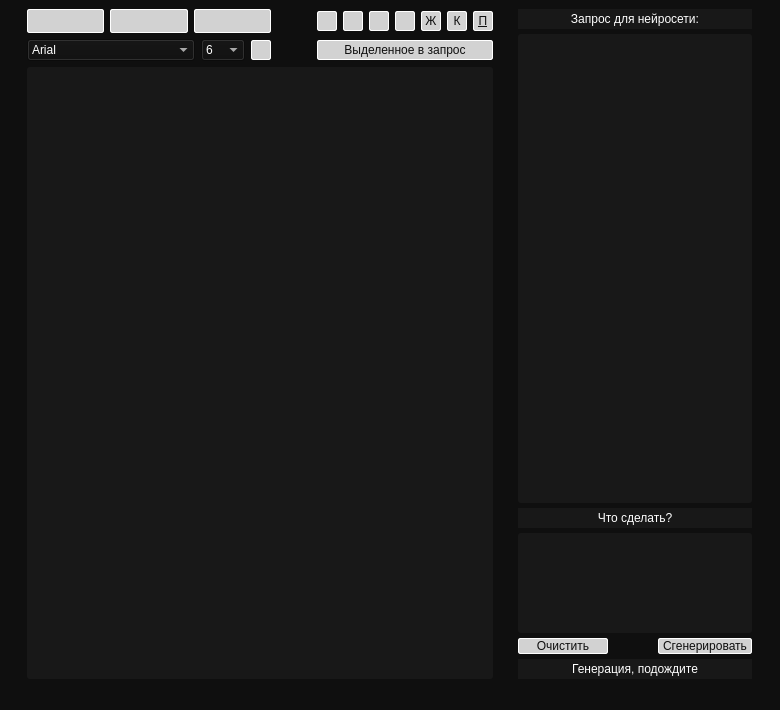
<?xml version="1.0" encoding="UTF-8"?>
<ui version="4.0">
 <class>MainWindow</class>
 <widget class="QMainWindow" name="MainWindow">
  <property name="geometry">
   <rect>
    <x>0</x>
    <y>0</y>
    <width>780</width>
    <height>710</height>
   </rect>
  </property>
  <property name="baseSize">
   <size>
    <width>780</width>
    <height>710</height>
   </size>
  </property>
  <property name="windowTitle">
   <string>AiNotebook</string>
  </property>
  <property name="windowIcon">
   <iconset resource="res_rc.qrc">
    <normaloff>:/icons/icons/icon.ico</normaloff>:/icons/icons/icon.ico</iconset>
  </property>
  <property name="styleSheet">
   <string notr="true">QWidget {
	font: 10pt &quot;Bahnschrift&quot;;
	color: rgb(255, 255, 255);
	background-color: rgb(15, 15, 15);
}

QFrame {
	color: rgb(255, 255, 255);
	background-color: rgba(255, 255, 255, 10);
	border: none;
}

QLineEdit {
	border: 1px solid rgb(255, 192, 133);
	border-radius: 3px;
	color: rgb(60, 66, 92);
	background-color: rgb(161, 204, 210);
}

QLineEdit:hover {
	border: 2px solid rgba(255, 192, 133, 70);
}

QLineEdit:focus {
	border: 2px solid rgb(255, 192, 133);
}

QPushButton {
	font: 12pt &quot;Bahnschrift&quot;;
	border: 1px solid rgb(255, 255, 255);
	border-radius: 2px;
	color: rgb(15, 15, 15);
	background-color: rgb(210, 210, 210);
}

QPushButton:hover {
	font: 12pt &quot;Bahnschrift&quot;;
	border: 2px solid rgb(255, 255, 255);
	border-radius: 3px;
	color: rgb(15, 15, 15);
	background-color: rgb(220, 220, 220);
}

QPushButton:pressed {
	font: 12pt &quot;Bahnschrift&quot;;
	color: rgb(60, 66, 92);
	border: 1px solid rgb(0, 0, 0);
	background-color: rgb(255, 255, 255);
}

QTextEdit {
	background-color:rgba(255, 255, 255, 10);
	color:rgb(255, 255, 255);
	border-style:solid;
	border-color:rgb(255, 255, 255);
	border-radius: 3px;
	padding: 10px;
}

QTextEdit:focus {
	background-color:rgba(255, 255, 255, 20);
	color:rgb(255, 255, 255);
	border:1px;
	border-style:solid;
	border-color:rgb(255, 255, 255);
	border-radius: 3px;
	padding: 10px;
}

QPlainTextEdit {
	font: 10pt &quot;Bahnschrift&quot;;
    background-color:rgba(255, 255, 255, 10);color:rgb(255, 255, 255);border-style:solid;border-color:rgb(255, 255, 255);border-radius: 3px;padding: 5px;
}

QPlainTextEdit:focus {
	font: 10pt &quot;Bahnschrift&quot;;
    background-color:rgba(255, 255, 255, 30);color:rgb(255, 255, 255);border:1px;border-style:solid;border-color:rgb(255, 255, 255);border-radius: 3px;padding: 5px;
}</string>
  </property>
  <widget class="QWidget" name="centralwidget">
   <layout class="QHBoxLayout" name="horizontalLayout_8">
    <item>
     <spacer name="horizontalSpacer_5">
      <property name="orientation">
       <enum>Qt::Orientation::Horizontal</enum>
      </property>
      <property name="sizeType">
       <enum>QSizePolicy::Policy::Expanding</enum>
      </property>
      <property name="sizeHint" stdset="0">
       <size>
        <width>40</width>
        <height>20</height>
       </size>
      </property>
     </spacer>
    </item>
    <item>
     <layout class="QVBoxLayout" name="verticalLayout_2">
      <item>
       <layout class="QHBoxLayout" name="horizontalLayout_6">
        <item>
         <layout class="QHBoxLayout" name="horizontalLayout_5">
          <item>
           <widget class="QPushButton" name="pushButton_new">
            <property name="minimumSize">
             <size>
              <width>0</width>
              <height>24</height>
             </size>
            </property>
            <property name="styleSheet">
             <string notr="true">image: url(:/icons/icons/new.ico);</string>
            </property>
            <property name="text">
             <string/>
            </property>
           </widget>
          </item>
          <item>
           <widget class="QPushButton" name="pushButton_open">
            <property name="minimumSize">
             <size>
              <width>0</width>
              <height>24</height>
             </size>
            </property>
            <property name="styleSheet">
             <string notr="true">image: url(:/icons/icons/open.ico);</string>
            </property>
            <property name="text">
             <string/>
            </property>
           </widget>
          </item>
          <item>
           <widget class="QPushButton" name="pushButton_save">
            <property name="minimumSize">
             <size>
              <width>0</width>
              <height>24</height>
             </size>
            </property>
            <property name="styleSheet">
             <string notr="true">image: url(:/icons/icons/save.ico);</string>
            </property>
            <property name="text">
             <string/>
            </property>
           </widget>
          </item>
         </layout>
        </item>
        <item>
         <spacer name="horizontalSpacer_2">
          <property name="orientation">
           <enum>Qt::Orientation::Horizontal</enum>
          </property>
          <property name="sizeType">
           <enum>QSizePolicy::Policy::Minimum</enum>
          </property>
          <property name="sizeHint" stdset="0">
           <size>
            <width>40</width>
            <height>20</height>
           </size>
          </property>
         </spacer>
        </item>
        <item>
         <layout class="QHBoxLayout" name="horizontalLayout_4">
          <item>
           <widget class="QPushButton" name="pushButton_alignleft">
            <property name="minimumSize">
             <size>
              <width>20</width>
              <height>20</height>
             </size>
            </property>
            <property name="maximumSize">
             <size>
              <width>20</width>
              <height>20</height>
             </size>
            </property>
            <property name="focusPolicy">
             <enum>Qt::FocusPolicy::NoFocus</enum>
            </property>
            <property name="styleSheet">
             <string notr="true">image: url(:/icons/icons/left.ico);</string>
            </property>
            <property name="text">
             <string/>
            </property>
           </widget>
          </item>
          <item>
           <widget class="QPushButton" name="pushButton_aligncenter">
            <property name="minimumSize">
             <size>
              <width>20</width>
              <height>20</height>
             </size>
            </property>
            <property name="maximumSize">
             <size>
              <width>20</width>
              <height>20</height>
             </size>
            </property>
            <property name="focusPolicy">
             <enum>Qt::FocusPolicy::NoFocus</enum>
            </property>
            <property name="styleSheet">
             <string notr="true">image: url(:/icons/icons/center.ico);</string>
            </property>
            <property name="text">
             <string/>
            </property>
           </widget>
          </item>
          <item>
           <widget class="QPushButton" name="pushButton_alignright">
            <property name="minimumSize">
             <size>
              <width>20</width>
              <height>20</height>
             </size>
            </property>
            <property name="maximumSize">
             <size>
              <width>20</width>
              <height>20</height>
             </size>
            </property>
            <property name="focusPolicy">
             <enum>Qt::FocusPolicy::NoFocus</enum>
            </property>
            <property name="styleSheet">
             <string notr="true">image: url(:/icons/icons/right.ico);</string>
            </property>
            <property name="text">
             <string/>
            </property>
           </widget>
          </item>
          <item>
           <widget class="QPushButton" name="pushButton_alignjust">
            <property name="minimumSize">
             <size>
              <width>20</width>
              <height>20</height>
             </size>
            </property>
            <property name="maximumSize">
             <size>
              <width>20</width>
              <height>20</height>
             </size>
            </property>
            <property name="focusPolicy">
             <enum>Qt::FocusPolicy::NoFocus</enum>
            </property>
            <property name="styleSheet">
             <string notr="true">image: url(:/icons/icons/justified.ico);</string>
            </property>
            <property name="text">
             <string/>
            </property>
           </widget>
          </item>
         </layout>
        </item>
        <item>
         <layout class="QHBoxLayout" name="horizontalLayout_3">
          <item>
           <widget class="QPushButton" name="pushButton_bold">
            <property name="minimumSize">
             <size>
              <width>20</width>
              <height>20</height>
             </size>
            </property>
            <property name="maximumSize">
             <size>
              <width>20</width>
              <height>20</height>
             </size>
            </property>
            <property name="focusPolicy">
             <enum>Qt::FocusPolicy::NoFocus</enum>
            </property>
            <property name="styleSheet">
             <string notr="true">font: 700 10pt &quot;Segoe UI&quot;;</string>
            </property>
            <property name="text">
             <string> Ж </string>
            </property>
           </widget>
          </item>
          <item>
           <widget class="QPushButton" name="pushButton_italic">
            <property name="minimumSize">
             <size>
              <width>20</width>
              <height>20</height>
             </size>
            </property>
            <property name="maximumSize">
             <size>
              <width>20</width>
              <height>20</height>
             </size>
            </property>
            <property name="focusPolicy">
             <enum>Qt::FocusPolicy::NoFocus</enum>
            </property>
            <property name="styleSheet">
             <string notr="true">font: italic 10pt &quot;Segoe UI&quot;;</string>
            </property>
            <property name="text">
             <string> К </string>
            </property>
           </widget>
          </item>
          <item>
           <widget class="QPushButton" name="pushButton_underline">
            <property name="minimumSize">
             <size>
              <width>20</width>
              <height>20</height>
             </size>
            </property>
            <property name="maximumSize">
             <size>
              <width>20</width>
              <height>20</height>
             </size>
            </property>
            <property name="focusPolicy">
             <enum>Qt::FocusPolicy::NoFocus</enum>
            </property>
            <property name="styleSheet">
             <string notr="true">font: 10pt &quot;Segoe UI&quot;;
text-decoration: underline;</string>
            </property>
            <property name="text">
             <string>П</string>
            </property>
           </widget>
          </item>
         </layout>
        </item>
       </layout>
      </item>
      <item>
       <layout class="QHBoxLayout" name="horizontalLayout_7">
        <item>
         <layout class="QHBoxLayout" name="horizontalLayout_2">
          <item>
           <widget class="QComboBox" name="comboBox_font">
            <property name="focusPolicy">
             <enum>Qt::FocusPolicy::NoFocus</enum>
            </property>
            <item>
             <property name="text">
              <string>Arial</string>
             </property>
            </item>
            <item>
             <property name="text">
              <string>Arial Unicode MS</string>
             </property>
            </item>
            <item>
             <property name="text">
              <string>Artifakt Element</string>
             </property>
            </item>
            <item>
             <property name="text">
              <string>Bahnschrift</string>
             </property>
            </item>
            <item>
             <property name="text">
              <string>Book Antiqua</string>
             </property>
            </item>
            <item>
             <property name="text">
              <string>Bookman Old Style</string>
             </property>
            </item>
            <item>
             <property name="text">
              <string>Calibri</string>
             </property>
            </item>
            <item>
             <property name="text">
              <string>Cambria</string>
             </property>
            </item>
            <item>
             <property name="text">
              <string>Cambria Math</string>
             </property>
            </item>
            <item>
             <property name="text">
              <string>Candara</string>
             </property>
            </item>
            <item>
             <property name="text">
              <string>Cascadia Code</string>
             </property>
            </item>
            <item>
             <property name="text">
              <string>Century</string>
             </property>
            </item>
            <item>
             <property name="text">
              <string>Century Gothic</string>
             </property>
            </item>
            <item>
             <property name="text">
              <string>Century Schoolbook</string>
             </property>
            </item>
            <item>
             <property name="text">
              <string>Comic Sans MS</string>
             </property>
            </item>
            <item>
             <property name="text">
              <string>Complex</string>
             </property>
            </item>
            <item>
             <property name="text">
              <string>Consolas</string>
             </property>
            </item>
            <item>
             <property name="text">
              <string>Constantia</string>
             </property>
            </item>
            <item>
             <property name="text">
              <string>Corbel</string>
             </property>
            </item>
            <item>
             <property name="text">
              <string>Courier</string>
             </property>
            </item>
            <item>
             <property name="text">
              <string>Courier New</string>
             </property>
            </item>
            <item>
             <property name="text">
              <string>Fixedsys</string>
             </property>
            </item>
            <item>
             <property name="text">
              <string>Franklin Gothic</string>
             </property>
            </item>
            <item>
             <property name="text">
              <string>Franklin Gothic Book</string>
             </property>
            </item>
            <item>
             <property name="text">
              <string>Gabriola</string>
             </property>
            </item>
            <item>
             <property name="text">
              <string>Garamond</string>
             </property>
            </item>
            <item>
             <property name="text">
              <string>GENISO</string>
             </property>
            </item>
            <item>
             <property name="text">
              <string>Georgia</string>
             </property>
            </item>
            <item>
             <property name="text">
              <string>GOST Common</string>
             </property>
            </item>
            <item>
             <property name="text">
              <string>GothicE</string>
             </property>
            </item>
            <item>
             <property name="text">
              <string>GothicG</string>
             </property>
            </item>
            <item>
             <property name="text">
              <string>GothicI</string>
             </property>
            </item>
            <item>
             <property name="text">
              <string>GreekC</string>
             </property>
            </item>
            <item>
             <property name="text">
              <string>GreekS</string>
             </property>
            </item>
            <item>
             <property name="text">
              <string>Haettenschweiler</string>
             </property>
            </item>
            <item>
             <property name="text">
              <string>Impact</string>
             </property>
            </item>
            <item>
             <property name="text">
              <string>ISOCP</string>
             </property>
            </item>
            <item>
             <property name="text">
              <string>ISOCP2</string>
             </property>
            </item>
            <item>
             <property name="text">
              <string>ISOCP3</string>
             </property>
            </item>
            <item>
             <property name="text">
              <string>ISOCPEUR</string>
             </property>
            </item>
            <item>
             <property name="text">
              <string>ISOCT</string>
             </property>
            </item>
            <item>
             <property name="text">
              <string>ISOCT2</string>
             </property>
            </item>
            <item>
             <property name="text">
              <string>ISOCT3</string>
             </property>
            </item>
            <item>
             <property name="text">
              <string>ISOCTEUR</string>
             </property>
            </item>
            <item>
             <property name="text">
              <string>Italic</string>
             </property>
            </item>
            <item>
             <property name="text">
              <string>ItalicC</string>
             </property>
            </item>
            <item>
             <property name="text">
              <string>ItalicT</string>
             </property>
            </item>
            <item>
             <property name="text">
              <string>Lucida Console</string>
             </property>
            </item>
            <item>
             <property name="text">
              <string>Lucida Sans Unicode</string>
             </property>
            </item>
            <item>
             <property name="text">
              <string>Malgun Gothic</string>
             </property>
            </item>
            <item>
             <property name="text">
              <string>Microsoft JhengHei</string>
             </property>
            </item>
            <item>
             <property name="text">
              <string>Microsoft JhengHei UI</string>
             </property>
            </item>
            <item>
             <property name="text">
              <string>Microsoft Sans Serif</string>
             </property>
            </item>
            <item>
             <property name="text">
              <string>Microsoft YaHei</string>
             </property>
            </item>
            <item>
             <property name="text">
              <string>Mistral</string>
             </property>
            </item>
            <item>
             <property name="text">
              <string>Monotxt</string>
             </property>
            </item>
            <item>
             <property name="text">
              <string>Monotype Corsiva</string>
             </property>
            </item>
            <item>
             <property name="text">
              <string>MS Gothic</string>
             </property>
            </item>
            <item>
             <property name="text">
              <string>MS PGothic</string>
             </property>
            </item>
            <item>
             <property name="text">
              <string>MS Reference Sans Serif</string>
             </property>
            </item>
            <item>
             <property name="text">
              <string>MS Sans Serif</string>
             </property>
            </item>
            <item>
             <property name="text">
              <string>MS Serif</string>
             </property>
            </item>
            <item>
             <property name="text">
              <string>MS UI Gothic</string>
             </property>
            </item>
            <item>
             <property name="text">
              <string>NSimSun</string>
             </property>
            </item>
            <item>
             <property name="text">
              <string>Palatino Linotype</string>
             </property>
            </item>
            <item>
             <property name="text">
              <string>Proxy 1</string>
             </property>
            </item>
            <item>
             <property name="text">
              <string>Proxy 2</string>
             </property>
            </item>
            <item>
             <property name="text">
              <string>Proxy 3</string>
             </property>
            </item>
            <item>
             <property name="text">
              <string>Proxy 4</string>
             </property>
            </item>
            <item>
             <property name="text">
              <string>Proxy 5</string>
             </property>
            </item>
            <item>
             <property name="text">
              <string>Proxy 6</string>
             </property>
            </item>
            <item>
             <property name="text">
              <string>Proxy 7</string>
             </property>
            </item>
            <item>
             <property name="text">
              <string>Proxy 8</string>
             </property>
            </item>
            <item>
             <property name="text">
              <string>Proxy 9</string>
             </property>
            </item>
            <item>
             <property name="text">
              <string>Revit_HEB_DWG</string>
             </property>
            </item>
            <item>
             <property name="text">
              <string>Revit_HEB_Key</string>
             </property>
            </item>
            <item>
             <property name="text">
              <string>RomanC</string>
             </property>
            </item>
            <item>
             <property name="text">
              <string>RomanD</string>
             </property>
            </item>
            <item>
             <property name="text">
              <string>RomanS</string>
             </property>
            </item>
            <item>
             <property name="text">
              <string>RomanT</string>
             </property>
            </item>
            <item>
             <property name="text">
              <string>ScriptC</string>
             </property>
            </item>
            <item>
             <property name="text">
              <string>ScriptS</string>
             </property>
            </item>
            <item>
             <property name="text">
              <string>Segoe Print</string>
             </property>
            </item>
            <item>
             <property name="text">
              <string>Segoe Sprint</string>
             </property>
            </item>
            <item>
             <property name="text">
              <string>Segoe UI</string>
             </property>
            </item>
            <item>
             <property name="text">
              <string>Simplex</string>
             </property>
            </item>
            <item>
             <property name="text">
              <string>SimSun</string>
             </property>
            </item>
            <item>
             <property name="text">
              <string>Sitka</string>
             </property>
            </item>
            <item>
             <property name="text">
              <string>Small Fonts</string>
             </property>
            </item>
            <item>
             <property name="text">
              <string>Syastro</string>
             </property>
            </item>
            <item>
             <property name="text">
              <string>Sylfaen</string>
             </property>
            </item>
            <item>
             <property name="text">
              <string>Symap</string>
             </property>
            </item>
            <item>
             <property name="text">
              <string>Symath</string>
             </property>
            </item>
            <item>
             <property name="text">
              <string>Symeteo</string>
             </property>
            </item>
            <item>
             <property name="text">
              <string>Symusic</string>
             </property>
            </item>
            <item>
             <property name="text">
              <string>System</string>
             </property>
            </item>
            <item>
             <property name="text">
              <string>Tahoma</string>
             </property>
            </item>
            <item>
             <property name="text">
              <string>Times New Roman</string>
             </property>
            </item>
            <item>
             <property name="text">
              <string>Trebuchet MS</string>
             </property>
            </item>
            <item>
             <property name="text">
              <string>Txt</string>
             </property>
            </item>
            <item>
             <property name="text">
              <string>Vendana</string>
             </property>
            </item>
            <item>
             <property name="text">
              <string>Yu Gothic</string>
             </property>
            </item>
            <item>
             <property name="text">
              <string>Yu Gothic UI</string>
             </property>
            </item>
           </widget>
          </item>
          <item>
           <widget class="QComboBox" name="comboBox_size">
            <property name="focusPolicy">
             <enum>Qt::FocusPolicy::NoFocus</enum>
            </property>
            <item>
             <property name="text">
              <string>6</string>
             </property>
            </item>
            <item>
             <property name="text">
              <string>8</string>
             </property>
            </item>
            <item>
             <property name="text">
              <string>10</string>
             </property>
            </item>
            <item>
             <property name="text">
              <string>12</string>
             </property>
            </item>
            <item>
             <property name="text">
              <string>14</string>
             </property>
            </item>
            <item>
             <property name="text">
              <string>16</string>
             </property>
            </item>
            <item>
             <property name="text">
              <string>18</string>
             </property>
            </item>
            <item>
             <property name="text">
              <string>20</string>
             </property>
            </item>
           </widget>
          </item>
          <item>
           <widget class="QPushButton" name="pushButton_textcolor">
            <property name="minimumSize">
             <size>
              <width>20</width>
              <height>20</height>
             </size>
            </property>
            <property name="maximumSize">
             <size>
              <width>20</width>
              <height>20</height>
             </size>
            </property>
            <property name="focusPolicy">
             <enum>Qt::FocusPolicy::NoFocus</enum>
            </property>
            <property name="text">
             <string/>
            </property>
           </widget>
          </item>
         </layout>
        </item>
        <item>
         <spacer name="horizontalSpacer_3">
          <property name="orientation">
           <enum>Qt::Orientation::Horizontal</enum>
          </property>
          <property name="sizeType">
           <enum>QSizePolicy::Policy::Minimum</enum>
          </property>
          <property name="sizeHint" stdset="0">
           <size>
            <width>40</width>
            <height>20</height>
           </size>
          </property>
         </spacer>
        </item>
        <item>
         <widget class="QPushButton" name="pushButton_AI">
          <property name="minimumSize">
           <size>
            <width>176</width>
            <height>20</height>
           </size>
          </property>
          <property name="maximumSize">
           <size>
            <width>176</width>
            <height>20</height>
           </size>
          </property>
          <property name="text">
           <string>Выделенное в запрос</string>
          </property>
         </widget>
        </item>
       </layout>
      </item>
      <item>
       <widget class="QTextEdit" name="textEdit">
        <property name="maximumSize">
         <size>
          <width>480</width>
          <height>16777215</height>
         </size>
        </property>
        <property name="baseSize">
         <size>
          <width>0</width>
          <height>0</height>
         </size>
        </property>
        <property name="styleSheet">
         <string notr="true"/>
        </property>
        <property name="html">
         <string>&lt;!DOCTYPE HTML PUBLIC &quot;-//W3C//DTD HTML 4.0//EN&quot; &quot;http://www.w3.org/TR/REC-html40/strict.dtd&quot;&gt;
&lt;html&gt;&lt;head&gt;&lt;meta name=&quot;qrichtext&quot; content=&quot;1&quot; /&gt;&lt;meta charset=&quot;utf-8&quot; /&gt;&lt;style type=&quot;text/css&quot;&gt;
p, li { white-space: pre-wrap; }
hr { height: 1px; border-width: 0; }
li.unchecked::marker { content: &quot;\2610&quot;; }
li.checked::marker { content: &quot;\2612&quot;; }
&lt;/style&gt;&lt;/head&gt;&lt;body style=&quot; font-family:'Bahnschrift'; font-size:10pt; font-weight:400; font-style:normal;&quot;&gt;
&lt;p style=&quot;-qt-paragraph-type:empty; margin-top:0px; margin-bottom:0px; margin-left:0px; margin-right:0px; -qt-block-indent:0; text-indent:0px; font-family:'Arial'; font-size:12pt;&quot;&gt;&lt;br /&gt;&lt;/p&gt;&lt;/body&gt;&lt;/html&gt;</string>
        </property>
       </widget>
      </item>
     </layout>
    </item>
    <item>
     <spacer name="horizontalSpacer">
      <property name="orientation">
       <enum>Qt::Orientation::Horizontal</enum>
      </property>
      <property name="sizeType">
       <enum>QSizePolicy::Policy::Expanding</enum>
      </property>
      <property name="sizeHint" stdset="0">
       <size>
        <width>40</width>
        <height>20</height>
       </size>
      </property>
     </spacer>
    </item>
    <item>
     <layout class="QVBoxLayout" name="verticalLayout">
      <property name="spacing">
       <number>5</number>
      </property>
      <item>
       <widget class="QLabel" name="label_3">
        <property name="minimumSize">
         <size>
          <width>0</width>
          <height>20</height>
         </size>
        </property>
        <property name="maximumSize">
         <size>
          <width>300</width>
          <height>16777215</height>
         </size>
        </property>
        <property name="text">
         <string>Запрос для нейросети:</string>
        </property>
        <property name="alignment">
         <set>Qt::AlignmentFlag::AlignCenter</set>
        </property>
       </widget>
      </item>
      <item>
       <widget class="QTextEdit" name="textEdit_AI">
        <property name="minimumSize">
         <size>
          <width>0</width>
          <height>0</height>
         </size>
        </property>
        <property name="maximumSize">
         <size>
          <width>300</width>
          <height>16777215</height>
         </size>
        </property>
        <property name="styleSheet">
         <string notr="true">font: 12pt &quot;Arial&quot;;</string>
        </property>
       </widget>
      </item>
      <item>
       <widget class="QLabel" name="label">
        <property name="minimumSize">
         <size>
          <width>0</width>
          <height>20</height>
         </size>
        </property>
        <property name="maximumSize">
         <size>
          <width>300</width>
          <height>16777215</height>
         </size>
        </property>
        <property name="text">
         <string>Что сделать?</string>
        </property>
        <property name="alignment">
         <set>Qt::AlignmentFlag::AlignCenter</set>
        </property>
       </widget>
      </item>
      <item>
       <widget class="QPlainTextEdit" name="plainTextEdit">
        <property name="maximumSize">
         <size>
          <width>300</width>
          <height>100</height>
         </size>
        </property>
        <property name="styleSheet">
         <string notr="true">font: 12pt &quot;Arial&quot;;</string>
        </property>
       </widget>
      </item>
      <item>
       <layout class="QHBoxLayout" name="horizontalLayout">
        <property name="spacing">
         <number>50</number>
        </property>
        <item>
         <widget class="QPushButton" name="pushButton_clear">
          <property name="maximumSize">
           <size>
            <width>90</width>
            <height>16777215</height>
           </size>
          </property>
          <property name="text">
           <string>Очистить</string>
          </property>
         </widget>
        </item>
        <item>
         <widget class="QPushButton" name="pushButton_gen">
          <property name="maximumSize">
           <size>
            <width>16777215</width>
            <height>16777215</height>
           </size>
          </property>
          <property name="text">
           <string>Сгенерировать</string>
          </property>
         </widget>
        </item>
       </layout>
      </item>
      <item>
       <widget class="QLabel" name="label_2">
        <property name="minimumSize">
         <size>
          <width>0</width>
          <height>20</height>
         </size>
        </property>
        <property name="maximumSize">
         <size>
          <width>300</width>
          <height>16777215</height>
         </size>
        </property>
        <property name="text">
         <string>Генерация, подождите</string>
        </property>
        <property name="alignment">
         <set>Qt::AlignmentFlag::AlignCenter</set>
        </property>
       </widget>
      </item>
     </layout>
    </item>
    <item>
     <spacer name="horizontalSpacer_4">
      <property name="orientation">
       <enum>Qt::Orientation::Horizontal</enum>
      </property>
      <property name="sizeType">
       <enum>QSizePolicy::Policy::Expanding</enum>
      </property>
      <property name="sizeHint" stdset="0">
       <size>
        <width>40</width>
        <height>20</height>
       </size>
      </property>
     </spacer>
    </item>
   </layout>
  </widget>
  <widget class="QStatusBar" name="statusBar"/>
 </widget>
 <resources>
  <include location="res_rc.qrc"/>
 </resources>
 <connections/>
</ui>
